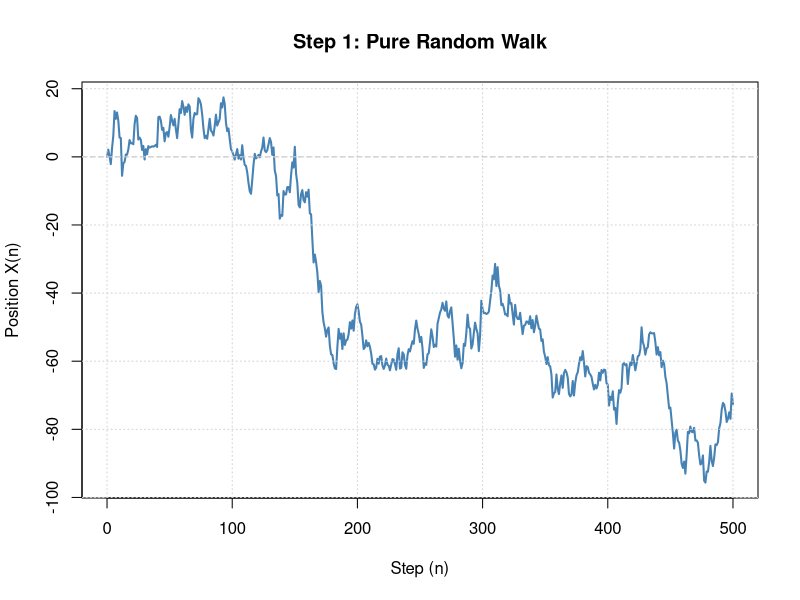
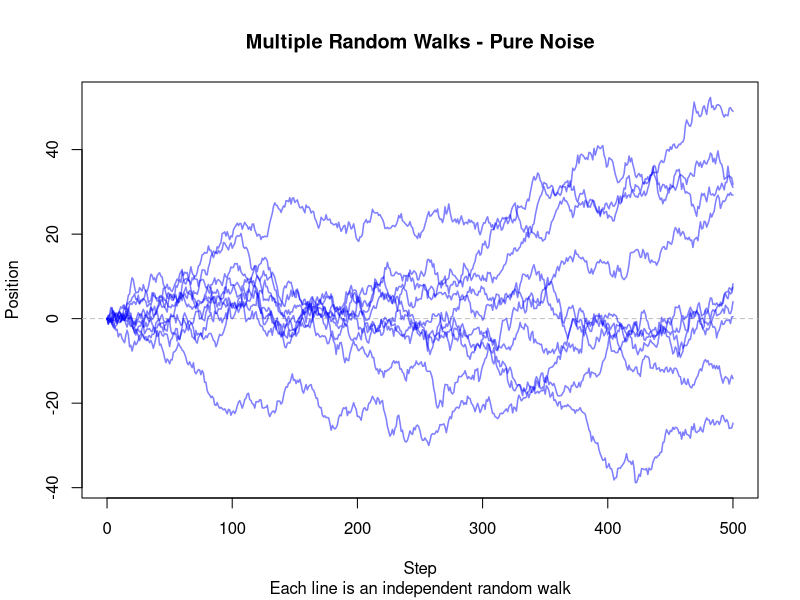
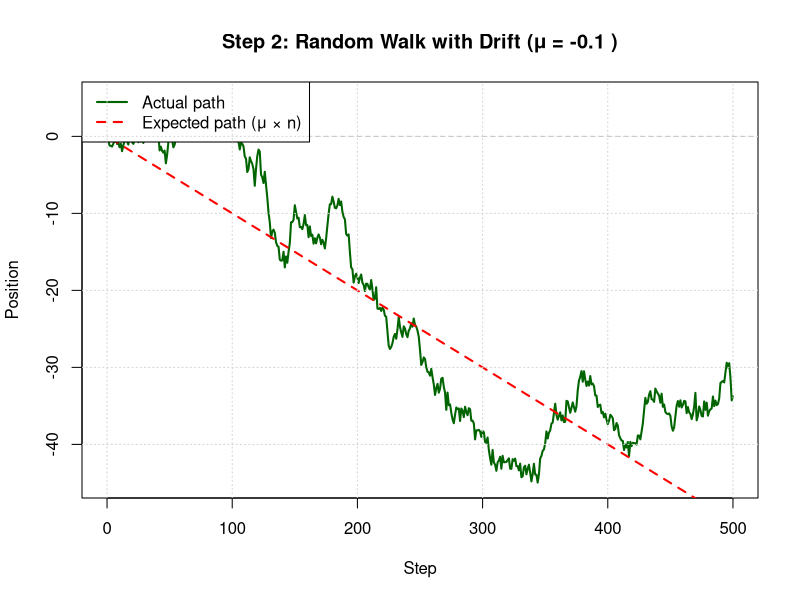
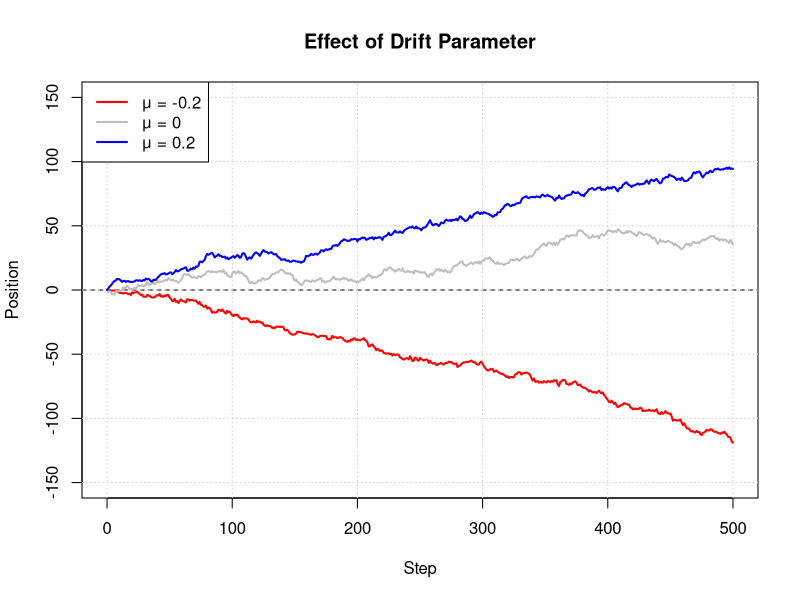
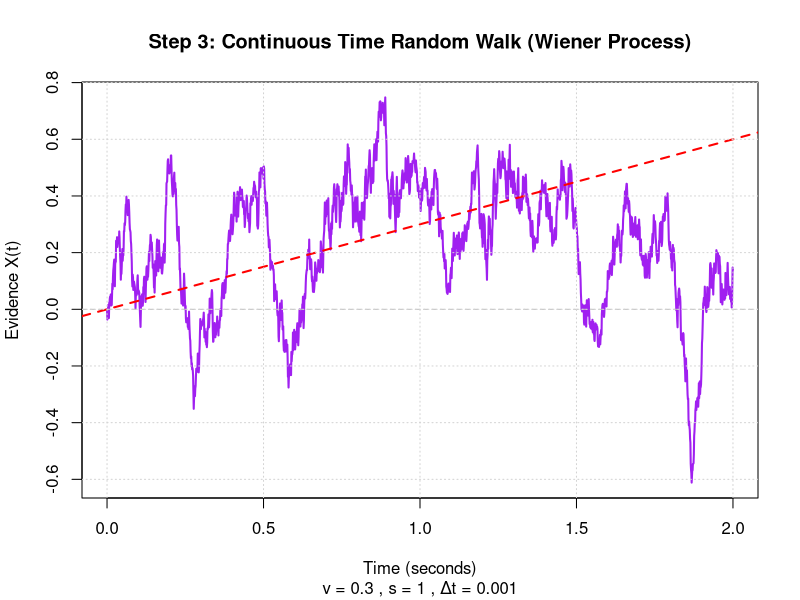
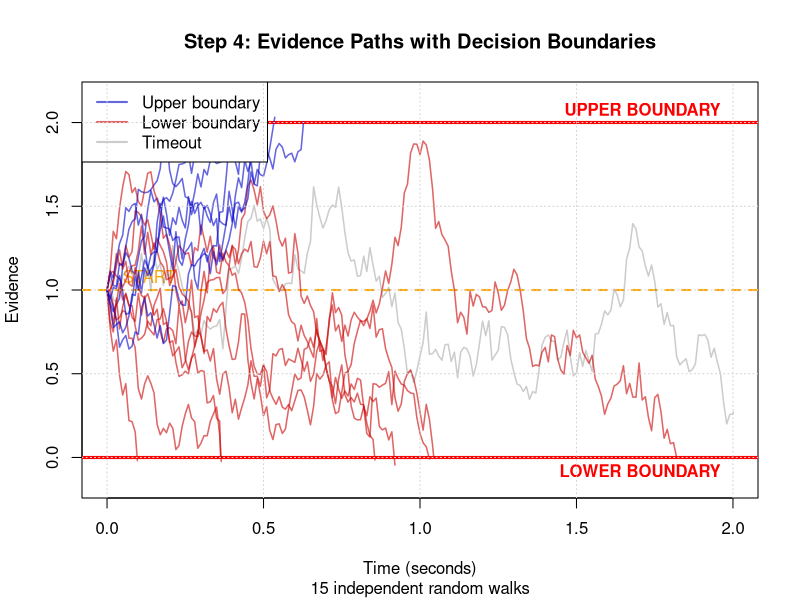
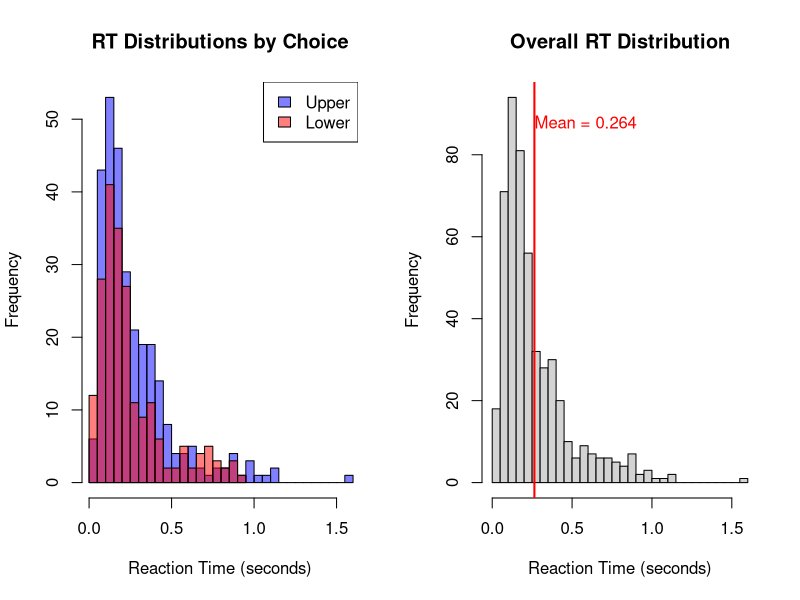
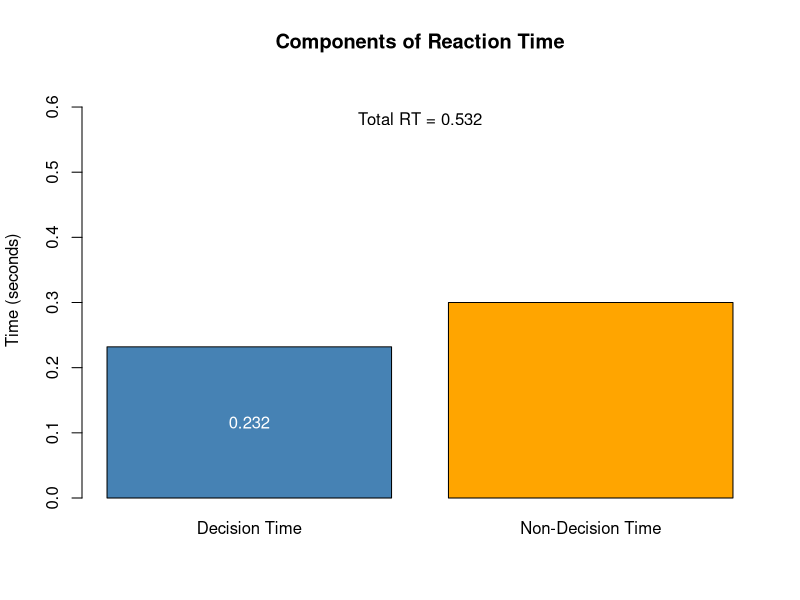

Write R code to recreate these figures, in order.
## ---- chunk 1
knitr::opts_chunk$set(
  echo = TRUE,
  message = FALSE,
  warning = FALSE,
  fig.align = 'center',
  fig.width = 10,
  fig.height = 6
)

library(ggplot2)
library(dplyr)
theme_set(theme_minimal(base_size = 14))
## ---- chunk 2
# ==============================================================================
# STEP 1: PURE RANDOM WALK - NO DRIFT, NO BOUNDARIES
# ==============================================================================

# PARAMETERS
n_steps <- 500        # Number of steps to simulate
sigma <- 3            # Standard deviation of noise

# SIMULATION
# set.seed(123)
X <- numeric(n_steps + 1)  # Pre-allocate vector
X[1] <- 0                   # Starting position

# Generate the random walk step by step
for (n in 2:(n_steps + 1)) {
  epsilon <- rnorm(1, mean = 0, sd = sigma)  # Random increment
  X[n] <- X[n-1] + epsilon                    # Update position
}

# VISUALIZATION
steps <- 0:n_steps
plot(steps, X, type = "l", col = "steelblue", lwd = 2,
     main = "Step 1: Pure Random Walk",
     xlab = "Step (n)", ylab = "Position X(n)")
abline(h = 0, lty = 2, col = "gray")
grid()

# KEY OBSERVATION: The walk has no direction - just random noise
cat("Final position:", X[n_steps + 1], "\n")
## ---- chunk 3
# Simulate multiple random walks to see the pattern
n_paths <- 10
n_steps <- 500

# Store all paths in a matrix
all_paths <- matrix(0, nrow = n_steps + 1, ncol = n_paths)

set.seed(456)
for (path_id in 1:n_paths) {
  X <- numeric(n_steps + 1)
  X[1] <- 0
  
  for (n in 2:(n_steps + 1)) {
    epsilon <- rnorm(1, mean = 0, sd = 1)
    X[n] <- X[n-1] + epsilon
  }
  
  all_paths[, path_id] <- X
}

# Plot all paths
plot(0:n_steps, all_paths[, 1], type = "n", 
     ylim = range(all_paths),
     main = "Multiple Random Walks - Pure Noise",
     xlab = "Step", ylab = "Position",
     sub = "Each line is an independent random walk")
abline(h = 0, lty = 2, col = "gray")

for (i in 1:n_paths) {
  lines(0:n_steps, all_paths[, i], col = rgb(0, 0, 1, 0.5), lwd = 1.5)
}

## ---- chunk 4
# ==============================================================================
# STEP 2: RANDOM WALK WITH DRIFT
# ==============================================================================

# PARAMETERS
n_steps <- 500
mu <- -0.1             # Drift parameter
sigma <- 1            # Noise standard deviation

# SIMULATION
# set.seed(789)
X <- numeric(n_steps + 1)
X[1] <- 0

for (n in 2:(n_steps + 1)) {
  epsilon <- rnorm(1, mean = 0, sd = sigma)
  X[n] <- X[n-1] + mu + epsilon  # Now includes drift
}

# VISUALIZATION
plot(0:n_steps, X, type = "l", col = "darkgreen", lwd = 2,
     main = paste("Step 2: Random Walk with Drift (μ =", mu, ")"),
     xlab = "Step", ylab = "Position")
abline(h = 0, lty = 2, col = "gray")
abline(0, mu, col = "red", lwd = 2, lty = 2)  # Expected trajectory
legend("topleft", 
       legend = c("Actual path", "Expected path (μ × n)"),
       col = c("darkgreen", "red"), lwd = 2, lty = c(1, 2))
grid()

cat("Starting position:", X[1], "\n")
cat("Final position:", X[n_steps + 1], "\n")
cat("Expected final position (μ × n):", mu * n_steps, "\n")
## ---- chunk 5
# Compare mu = -0.2, 0, +0.2
drift_values <- c(-0.2, 0, 0.2)
n_steps <- 500
colors <- c("red", "gray", "blue")

# Setup plot
plot(0:n_steps, 0:n_steps, type = "n", 
     ylim = c(-150, 150),
     main = "Effect of Drift Parameter",
     xlab = "Step", ylab = "Position")
abline(h = 0, lty = 2)
grid()

set.seed(100)
for (i in 1:3) {
  mu <- drift_values[i]
  
  X <- numeric(n_steps + 1)
  X[1] <- 0
  
  for (n in 2:(n_steps + 1)) {
    epsilon <- rnorm(1, mean = 0, sd = 1)
    X[n] <- X[n-1] + mu + epsilon
  }
  
  lines(0:n_steps, X, col = colors[i], lwd = 2)
}

legend("topleft", 
       legend = paste("μ =", drift_values),
       col = colors, lwd = 2)
## ---- chunk 6
# ==============================================================================
# STEP 3: CONTINUOUS TIME APPROXIMATION (EULER-MARUYAMA)
# ==============================================================================

# PARAMETERS
v <- 0.3              # Drift rate (evidence per second)
s <- 1.0              # Diffusion coefficient (noise intensity)
dt <- 0.001           # Time step (1 millisecond)
T_max <- 2.0          # Maximum time (seconds)

# SIMULATION
n_steps <- round(T_max / dt)
time <- seq(0, T_max, by = dt)
X <- numeric(n_steps + 1)
X[1] <- 0

for (i in 2:(n_steps + 1)) {
  Z <- rnorm(1, mean = 0, sd = 1)
  X[i] <- X[i-1] + v * dt + s * sqrt(dt) * Z
}

# VISUALIZATION
plot(time, X, type = "l", col = "purple", lwd = 2,
     main = "Step 3: Continuous Time Random Walk (Wiener Process)",
     xlab = "Time (seconds)", ylab = "Evidence X(t)",
     sub = paste("v =", v, ", s =", s, ", Δt =", dt))
abline(h = 0, lty = 2, col = "gray")
abline(0, v, col = "red", lwd = 2, lty = 2)
grid()

cat("Total time simulated:", T_max, "seconds\n")
cat("Number of time steps:", n_steps, "\n")
cat("Final position:", round(X[length(X)], 2), "\n")
## ---- chunk 7
# ==============================================================================
# STEP 4A: SEE THE RANDOM WALKS WITH BOUNDARIES
# ==============================================================================

# PARAMETERS
v <- 0.1             # Drift rate (moderate)
a <- 2.0              # Boundary separation
z <- 0.5 * a          # Starting point (middle)
s <- 1.0              # Diffusion coefficient
dt <- 0.001           # Time step
max_time <- 2.0       # Maximum time
n_paths <- 15         # Number of paths to show

# Storage for all paths
all_paths <- list()
all_times <- list()
all_choices <- character(n_paths)
all_RTs <- numeric(n_paths)

set.seed(222)
cat("Simulating", n_paths, "visible paths...\n\n")

# Simulate each path
for (path_id in 1:n_paths) {
  evidence <- z
  time_elapsed <- 0
  step_counter <- 0

  # Store this path
  evidence_path <- evidence
  time_path <- 0

  # Run until boundary hit
  while (evidence > 0 && evidence < a && time_elapsed < max_time) {
    Z <- rnorm(1, 0, 1)
    evidence <- evidence + v * dt + s * sqrt(dt) * Z
    time_elapsed <- time_elapsed + dt
    step_counter <- step_counter + 1

    # Store every 10th point to keep file size manageable
    if (step_counter %% 10 == 0) {
      evidence_path <- c(evidence_path, evidence)
      time_path <- c(time_path, time_elapsed)
    }
  }

  # Always store the final point where boundary was hit
  evidence_path <- c(evidence_path, evidence)
  time_path <- c(time_path, time_elapsed)

  # Record outcome
  if (time_elapsed >= max_time) {
    all_choices[path_id] <- "Timeout"
    all_RTs[path_id] <- NA
  } else {
    all_choices[path_id] <- ifelse(evidence >= a, "Upper", "Lower")
    all_RTs[path_id] <- time_elapsed
  }

  # Store path
  all_paths[[path_id]] <- evidence_path
  all_times[[path_id]] <- time_path
  
  cat("Path", path_id, ":", all_choices[path_id], "boundary, RT =", 
      round(all_RTs[path_id], 3), "s\n")
}

# VISUALIZATION: All paths on one plot
plot(NULL, xlim = c(0, max_time), ylim = c(-0.15, a + 0.15),
     main = "Step 4: Evidence Paths with Decision Boundaries",
     xlab = "Time (seconds)", ylab = "Evidence",
     sub = paste(n_paths, "independent random walks"))

# Draw boundaries FIRST (so paths go on top)
abline(h = a, col = "red", lwd = 3, lty = 1)
abline(h = 0, col = "red", lwd = 3, lty = 1)
abline(h = z, col = "orange", lwd = 2, lty = 2)

# Add labels
text(max_time * 0.98, a + 0.08, "UPPER BOUNDARY", col = "red", adj = 1, font = 2)
text(max_time * 0.98, -0.08, "LOWER BOUNDARY", col = "red", adj = 1, font = 2)
text(0.05, z + 0.08, "START", col = "orange", adj = 0)

# Draw each path
for (i in 1:n_paths) {
  # Color based on which boundary was hit
  if (all_choices[i] == "Upper") {
    path_color <- rgb(0, 0, 0.8, 0.6)  # Blue for upper
  } else if (all_choices[i] == "Lower") {
    path_color <- rgb(0.8, 0, 0, 0.6)  # Red for lower  
  } else {
    path_color <- rgb(0.5, 0.5, 0.5, 0.4)  # Gray for timeout
  }
  
  lines(all_times[[i]], all_paths[[i]], col = path_color, lwd = 1.5)
}

# Add legend
legend("topleft", 
       legend = c("Upper boundary", "Lower boundary", "Timeout"),
       col = c(rgb(0, 0, 0.8, 0.6), rgb(0.8, 0, 0, 0.6), rgb(0.5, 0.5, 0.5, 0.4)),
       lwd = 2, bg = "white")

grid()

# Summary
cat("\n=== SUMMARY ===\n")
cat("Upper boundary:", sum(all_choices == "Upper"), "/", n_paths, "\n")
cat("Lower boundary:", sum(all_choices == "Lower"), "/", n_paths, "\n")
cat("Timeouts:", sum(all_choices == "Timeout"), "/", n_paths, "\n")
## ---- chunk 8
# Simulate many trials to see distributions
n_trials <- 500
v <- 0.3
a <- 1.0
z <- 0.5 * a
s <- 1.0
dt <- 0.001
max_time <- 5.0

# Store results
choices <- character(n_trials)
RTs <- numeric(n_trials)

set.seed(333)
cat("Simulating", n_trials, "trials...\n")

for (trial in 1:n_trials) {
  evidence <- z
  time_elapsed <- 0
  
  while (evidence > 0 && evidence < a && time_elapsed < max_time) {
    Z <- rnorm(1, 0, 1)
    evidence <- evidence + v * dt + s * sqrt(dt) * Z
    time_elapsed <- time_elapsed + dt
  }
  
  if (time_elapsed >= max_time) {
    choices[trial] <- NA
    RTs[trial] <- NA
  } else {
    choices[trial] <- ifelse(evidence >= a, "Upper", "Lower")
    RTs[trial] <- time_elapsed
  }
}

# Remove NA trials
valid <- !is.na(choices)
choices <- choices[valid]
RTs <- RTs[valid]

# RESULTS
cat("\nResults from", sum(valid), "valid trials:\n")
cat("P(Upper boundary):", round(mean(choices == "Upper"), 3), "\n")
cat("Mean RT:", round(mean(RTs), 3), "seconds\n")
cat("Mean RT (Upper):", round(mean(RTs[choices == "Upper"]), 3), "seconds\n")
cat("Mean RT (Lower):", round(mean(RTs[choices == "Lower"]), 3), "seconds\n")

# VISUALIZATION: RT Distributions
par(mfrow = c(1, 2))

# Histogram by choice
hist(RTs[choices == "Upper"], breaks = 30, col = rgb(0, 0, 1, 0.5),
     main = "RT Distributions by Choice",
     xlab = "Reaction Time (seconds)", xlim = range(RTs))
hist(RTs[choices == "Lower"], breaks = 30, col = rgb(1, 0, 0, 0.5), add = TRUE)
legend("topright", legend = c("Upper", "Lower"), 
       fill = c(rgb(0, 0, 1, 0.5), rgb(1, 0, 0, 0.5)))

# Overall RT distribution
hist(RTs, breaks = 30, col = "lightgray",
     main = "Overall RT Distribution",
     xlab = "Reaction Time (seconds)")
abline(v = mean(RTs), col = "red", lwd = 2)
text(mean(RTs), par("usr")[4] * 0.9, 
     paste("Mean =", round(mean(RTs), 3)), 
     col = "red", adj = 0)

par(mfrow = c(1, 1))
## ---- chunk 9
# ==============================================================================
# STEP 5: ADDING NON-DECISION TIME
# ==============================================================================

# PARAMETERS
v <- 0.3
a <- 1.0
z <- 0.5 * a
s <- 1.0
Ter <- 0.3            # Non-decision time (NEW!)
dt <- 0.001
max_time <- 5.0

# Simulate one trial
evidence <- z
decision_time <- 0

while (evidence > 0 && evidence < a && decision_time < max_time) {
  Z <- rnorm(1, 0, 1)
  evidence <- evidence + v * dt + s * sqrt(dt) * Z
  decision_time <- decision_time + dt
}

if (decision_time >= max_time) {
  choice <- NA
  RT_total <- NA
} else {
  choice <- ifelse(evidence >= a, "Upper", "Lower")
  RT_total <- decision_time + Ter  # Add non-decision time!
}

cat("Decision time:", round(decision_time, 3), "seconds\n")
cat("Non-decision time:", Ter, "seconds\n")
cat("Total RT:", round(RT_total, 3), "seconds\n")
cat("Choice:", choice, "\n")

# VISUALIZATION: Components of RT
barplot(c(decision_time, Ter), 
        names.arg = c("Decision Time", "Non-Decision Time"),
        col = c("steelblue", "orange"),
        main = "Components of Reaction Time",
        ylab = "Time (seconds)",
        ylim = c(0, RT_total * 1.2))
text(0.7, decision_time/2, round(decision_time, 3), col = "white")
text(1.9, decision_time + Ter/2, Ter, col = "white")
text(1.3, RT_total + 0.05, paste("Total RT =", round(RT_total, 3)))
## ---- chunk 10
# ==============================================================================
# STEP 6: COMPLETE DDM - ALL PARAMETERS
# ==============================================================================

# PARAMETERS (All Together!)
v <- 0.25             # Drift rate
a <- 1.2              # Boundary separation
z_prop <- 0.5         # Starting point (as proportion)
z <- z_prop * a       # Convert to absolute
s <- 1.0              # Diffusion coefficient
Ter <- 0.25           # Non-decision time
dt <- 0.001           # Time step
max_time <- 10.0      # Max time

# Simulate many trials
n_trials <- 1000
all_choices <- character(n_trials)
all_RTs <- numeric(n_trials)

set.seed(555)
cat("Running complete DDM with", n_trials, "trials...\n\n")

for (trial in 1:n_trials) {
  evidence <- z
  time <- 0
  
  while (evidence > 0 && evidence < a && time < max_time) {
    Z <- rnorm(1, 0, 1)
    evidence <- evidence + v * dt + s * sqrt(dt) * Z
    time <- time + dt
  }
  
  if (time >= max_time) {
    all_choices[trial] <- NA
    all_RTs[trial] <- NA
  } else {
    all_choices[trial] <- ifelse(evidence >= a, "Upper", "Lower")
    all_RTs[trial] <- time + Ter
  }
}

# Clean data
valid <- !is.na(all_choices)
choices <- all_choices[valid]
RTs <- all_RTs[valid]

# SUMMARY STATISTICS
cat("RESULTS:\n")
cat("Valid trials:", sum(valid), "/", n_trials, "\n")
cat("Accuracy (P(Upper)):", round(mean(choices == "Upper"), 3), "\n")
cat("Mean RT:", round(mean(RTs), 3), "seconds\n")
cat("Median RT:", round(median(RTs), 3), "seconds\n")
cat("SD RT:", round(sd(RTs), 3), "seconds\n\n")

cat("By Choice:\n")
cat("Upper - N:", sum(choices == "Upper"), 
    ", Mean RT:", round(mean(RTs[choices == "Upper"]), 3), "\n")
cat("Lower - N:", sum(choices == "Lower"), 
    ", Mean RT:", round(mean(RTs[choices == "Lower"]), 3), "\n")

# COMPREHENSIVE VISUALIZATION
par(mfrow = c(2, 2))

# 1. RT distributions by choice
hist(RTs[choices == "Upper"], breaks = 40, col = rgb(0, 0, 1, 0.5),
     main = "RT Distributions",
     xlab = "RT (seconds)", xlim = range(RTs), freq = FALSE)
hist(RTs[choices == "Lower"], breaks = 40, col = rgb(1, 0, 0, 0.5), 
     add = TRUE, freq = FALSE)
legend("topright", c("Upper", "Lower"), 
       fill = c(rgb(0, 0, 1, 0.5), rgb(1, 0, 0, 0.5)))

# 2. Choice proportions
choice_counts <- table(choices)
barplot(choice_counts, col = c("salmon", "steelblue"),
        main = "Choice Frequencies",
        ylab = "Count")

# 3. RT quantiles by choice
quantiles <- c(0.1, 0.3, 0.5, 0.7, 0.9)
q_upper <- quantile(RTs[choices == "Upper"], quantiles)
q_lower <- quantile(RTs[choices == "Lower"], quantiles)

plot(quantiles, q_upper, type = "b", col = "blue", lwd = 2,
     ylim = range(c(q_upper, q_lower)),
     main = "RT Quantiles by Choice",
     xlab = "Quantile", ylab = "RT (seconds)")
lines(quantiles, q_lower, type = "b", col = "red", lwd = 2)
legend("topleft", c("Upper", "Lower"), col = c("blue", "red"), lwd = 2)

# 4. Parameter summary
plot.new()
text(0.5, 0.8, "DDM Parameters", cex = 1.5, font = 2)
text(0.2, 0.6, "Drift rate (v):", adj = 0)
text(0.7, 0.6, v, adj = 0)
text(0.2, 0.5, "Boundary (a):", adj = 0)
text(0.7, 0.5, a, adj = 0)
text(0.2, 0.4, "Start point (z):", adj = 0)
text(0.7, 0.4, paste0(z_prop, " (", round(z, 2), ")"), adj = 0)
text(0.2, 0.3, "Noise (s):", adj = 0)
text(0.7, 0.3, s, adj = 0)
text(0.2, 0.2, "Non-decision (Ter):", adj = 0)
text(0.7, 0.2, Ter, adj = 0)

par(mfrow = c(1, 1))
